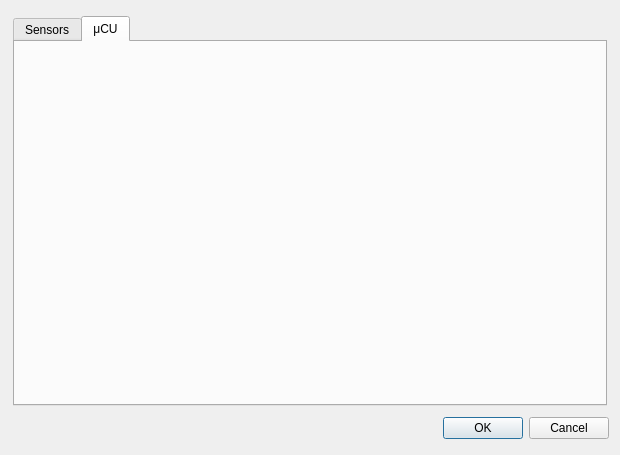
<?xml version="1.0" encoding="UTF-8"?>
<ui version="4.0">
 <class>OptionsWindow</class>
 <widget class="QWidget" name="OptionsWindow">
  <property name="geometry">
   <rect>
    <x>0</x>
    <y>0</y>
    <width>620</width>
    <height>455</height>
   </rect>
  </property>
  <property name="windowTitle">
   <string>Settings</string>
  </property>
  <layout class="QGridLayout" name="gridLayout">
   <item row="1" column="1">
    <layout class="QGridLayout" name="gridLayout_5">
     <item row="0" column="0">
      <widget class="QTabWidget" name="tabWidget">
       <property name="sizePolicy">
        <sizepolicy hsizetype="Expanding" vsizetype="Expanding">
         <horstretch>0</horstretch>
         <verstretch>0</verstretch>
        </sizepolicy>
       </property>
       <property name="minimumSize">
        <size>
         <width>594</width>
         <height>390</height>
        </size>
       </property>
       <property name="maximumSize">
        <size>
         <width>594</width>
         <height>390</height>
        </size>
       </property>
       <property name="tabPosition">
        <enum>QTabWidget::North</enum>
       </property>
       <property name="tabShape">
        <enum>QTabWidget::Rounded</enum>
       </property>
       <property name="currentIndex">
        <number>1</number>
       </property>
       <widget class="QWidget" name="sensor_tab">
        <attribute name="title">
         <string>Sensors</string>
        </attribute>
        <widget class="QLabel" name="tempLabel">
         <property name="geometry">
          <rect>
           <x>20</x>
           <y>20</y>
           <width>267</width>
           <height>20</height>
          </rect>
         </property>
         <property name="text">
          <string>Thermometer</string>
         </property>
        </widget>
        <widget class="QComboBox" name="tempBox">
         <property name="geometry">
          <rect>
           <x>160</x>
           <y>10</y>
           <width>71</width>
           <height>31</height>
          </rect>
         </property>
         <item>
          <property name="text">
           <string>On</string>
          </property>
         </item>
         <item>
          <property name="text">
           <string>Off</string>
          </property>
         </item>
        </widget>
        <widget class="QLabel" name="depthLabel">
         <property name="geometry">
          <rect>
           <x>20</x>
           <y>60</y>
           <width>267</width>
           <height>20</height>
          </rect>
         </property>
         <property name="text">
          <string>Depth Sensors</string>
         </property>
        </widget>
        <widget class="QComboBox" name="depthBox">
         <property name="geometry">
          <rect>
           <x>160</x>
           <y>50</y>
           <width>71</width>
           <height>31</height>
          </rect>
         </property>
         <item>
          <property name="text">
           <string>On</string>
          </property>
         </item>
         <item>
          <property name="text">
           <string>Off</string>
          </property>
         </item>
        </widget>
        <widget class="QLabel" name="compassLabel">
         <property name="geometry">
          <rect>
           <x>20</x>
           <y>100</y>
           <width>267</width>
           <height>20</height>
          </rect>
         </property>
         <property name="text">
          <string>Compass</string>
         </property>
        </widget>
        <widget class="QComboBox" name="compassBox">
         <property name="geometry">
          <rect>
           <x>160</x>
           <y>90</y>
           <width>71</width>
           <height>31</height>
          </rect>
         </property>
         <item>
          <property name="text">
           <string>On</string>
          </property>
         </item>
         <item>
          <property name="text">
           <string>Off</string>
          </property>
         </item>
        </widget>
        <widget class="QComboBox" name="gyroBox">
         <property name="geometry">
          <rect>
           <x>160</x>
           <y>130</y>
           <width>71</width>
           <height>31</height>
          </rect>
         </property>
         <item>
          <property name="text">
           <string>On</string>
          </property>
         </item>
         <item>
          <property name="text">
           <string>Off</string>
          </property>
         </item>
        </widget>
        <widget class="QLabel" name="compassLabel_2">
         <property name="geometry">
          <rect>
           <x>20</x>
           <y>140</y>
           <width>267</width>
           <height>20</height>
          </rect>
         </property>
         <property name="text">
          <string>Gyro</string>
         </property>
        </widget>
       </widget>
       <widget class="QWidget" name="mCU_tab">
        <attribute name="title">
         <string>μCU</string>
        </attribute>
       </widget>
      </widget>
     </item>
    </layout>
   </item>
   <item row="2" column="1">
    <widget class="QDialogButtonBox" name="buttonBox">
     <property name="standardButtons">
      <set>QDialogButtonBox::Cancel|QDialogButtonBox::Ok</set>
     </property>
    </widget>
   </item>
  </layout>
 </widget>
 <resources/>
 <connections/>
</ui>
